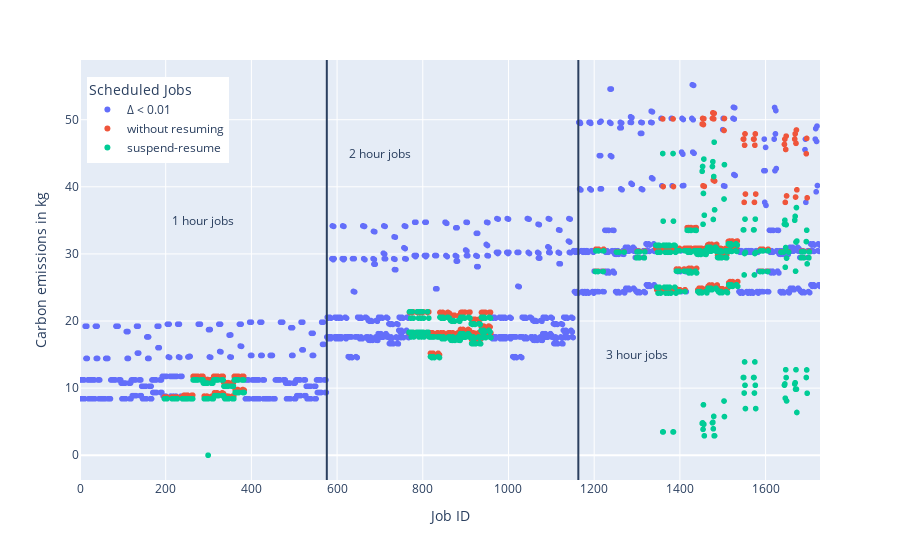

The cell this chart's notebook holds for it:
### Code cell
"""
Scrolling through by eye, there are some cases where the suspend-resume strategy performed 
better but there are also some cases where it performed worse.

Lets do a graph just plotting each experiment, with the carbon emissions on the y axis
"""

def make_deadlines_plot(df: pd.DataFrame, target_col: str, labels: dict):
    fig = px.scatter(
        df, x="job_index", y="carbon_cost", color=target_col,
        hover_data=df.columns, labels=labels
    )


    fig.update_layout({
        "xaxis_title":"Job ID",
        "yaxis_title":"Carbon emissions in kg",
        "xaxis_range": [0, df["job_index"].max()]
    })


    # add lines for the length of the jobs
    fig.add_vline(x = 576)
    fig.add_annotation(x= 576 / 2, y=35, text="1 hour jobs", showarrow=False)

    fig.add_vline(x = 1163)
    fig.add_annotation(x= 700, y=45, text="2 hour jobs", showarrow=False)

    fig.add_annotation(x= 1300, y=15, text="3 hour jobs", showarrow=False)

    fig.update_layout(legend ={
        "yanchor":"top",
        "y":0.96, # equal spacing ;)
        "xanchor":"left",
        "x":0.01
    })

    fig.show()
    return fig

same_job_different_schedulers_plot_df["scheduling_policy"] = same_job_different_schedulers_plot_df["scheduling_policy"].apply(lambda label: "without resuming" if label == "carbon" else label)

same_job_different_schedulers_fig = make_deadlines_plot(same_job_different_schedulers_plot_df, "scheduling_policy", {"scheduling_policy":"Scheduled Jobs"})

pio.write_image(same_job_different_schedulers_fig, file="eval_same_job_different_schedulers.pdf")

### Figure 1 — Plotly figure (JSON) as saved in the notebook; plotly's stock layout.template omitted (floating-point values rounded to 4 significant figures; data arrays with more than 128 entries replaced by an {"elided": "..."} marker saying what was removed)
{"data": [{"customdata": {"elided": "1266x18 mixed values"}, "hovertemplate": "Scheduled Jobs=%{customdata[11]}<br>job_index=%{x}<br>carbon_cost=%{y}<br>ID=%{customdata[0]}<br>arrival_time=%{customdata[1]}<br>length=%{customdata[2]}<br>cpus=%{customdata[3]}<br>length_class=%{customdata[4]}<br>resource_class=%{customdata[5]}<br>dollar_cost=%{customdata[6]}<br>start_time=%{customdata[7]}<br>waiting_time=%{customdata[8]}<br>exit_time=%{customdata[9]}<br>reason=%{customdata[10]}<br>work_type=%{customdata[12]}<br>work_phases=%{customdata[13]}<br>startup_length=%{customdata[14]}<br>startup_power=%{customdata[15]}<br>filename=%{customdata[16]}<br>ID_new=%{customdata[17]}<extra></extra>", "legendgroup": "Δ < 0.01", "marker": {"color": "#636efa", "symbol": "circle"}, "mode": "markers", "name": "Δ < 0.01", "showlegend": true, "type": "scattergl", "x": {"elided": "1266 int values"}, "xaxis": "x", "y": {"elided": "1266 float values"}, "yaxis": "y"}, {"customdata": {"elided": "462x18 mixed values"}, "hovertemplate": "Scheduled Jobs=%{customdata[11]}<br>job_index=%{x}<br>carbon_cost=%{y}<br>ID=%{customdata[0]}<br>arrival_time=%{customdata[1]}<br>length=%{customdata[2]}<br>cpus=%{customdata[3]}<br>length_class=%{customdata[4]}<br>resource_class=%{customdata[5]}<br>dollar_cost=%{customdata[6]}<br>start_time=%{customdata[7]}<br>waiting_time=%{customdata[8]}<br>exit_time=%{customdata[9]}<br>reason=%{customdata[10]}<br>work_type=%{customdata[12]}<br>work_phases=%{customdata[13]}<br>startup_length=%{customdata[14]}<br>startup_power=%{customdata[15]}<br>filename=%{customdata[16]}<br>ID_new=%{customdata[17]}<extra></extra>", "legendgroup": "without resuming", "marker": {"color": "#EF553B", "symbol": "circle"}, "mode": "markers", "name": "without resuming", "showlegend": true, "type": "scattergl", "x": {"elided": "462 int values"}, "xaxis": "x", "y": {"elided": "462 float values"}, "yaxis": "y"}, {"customdata": {"elided": "509x18 mixed values"}, "hovertemplate": "Scheduled Jobs=%{customdata[11]}<br>job_index=%{x}<br>carbon_cost=%{y}<br>ID=%{customdata[0]}<br>arrival_time=%{customdata[1]}<br>length=%{customdata[2]}<br>cpus=%{customdata[3]}<br>length_class=%{customdata[4]}<br>resource_class=%{customdata[5]}<br>dollar_cost=%{customdata[6]}<br>start_time=%{customdata[7]}<br>waiting_time=%{customdata[8]}<br>exit_time=%{customdata[9]}<br>reason=%{customdata[10]}<br>work_type=%{customdata[12]}<br>work_phases=%{customdata[13]}<br>startup_length=%{customdata[14]}<br>startup_power=%{customdata[15]}<br>filename=%{customdata[16]}<br>ID_new=%{customdata[17]}<extra></extra>", "legendgroup": "suspend-resume", "marker": {"color": "#00cc96", "symbol": "circle"}, "mode": "markers", "name": "suspend-resume", "showlegend": true, "type": "scattergl", "x": {"elided": "509 int values"}, "xaxis": "x", "y": {"elided": "509 float values"}, "yaxis": "y"}], "layout": {"annotations": [{"showarrow": false, "text": "1 hour jobs", "x": 288, "y": 35}, {"showarrow": false, "text": "2 hour jobs", "x": 700, "y": 45}, {"showarrow": false, "text": "3 hour jobs", "x": 1300, "y": 15}], "legend": {"title": {"text": "Scheduled Jobs"}, "tracegroupgap": 0, "x": 0.01, "xanchor": "left", "y": 0.96, "yanchor": "top"}, "margin": {"t": 60}, "shapes": [{"type": "line", "x0": 576, "x1": 576, "xref": "x", "y0": 0, "y1": 1, "yref": "y domain"}, {"type": "line", "x0": 1163, "x1": 1163, "xref": "x", "y0": 0, "y1": 1, "yref": "y domain"}], "xaxis": {"anchor": "y", "domain": [0, 1], "range": [0, 1727], "title": {"text": "Job ID"}}, "yaxis": {"anchor": "x", "domain": [0, 1], "title": {"text": "Carbon emissions in kg"}}}}
